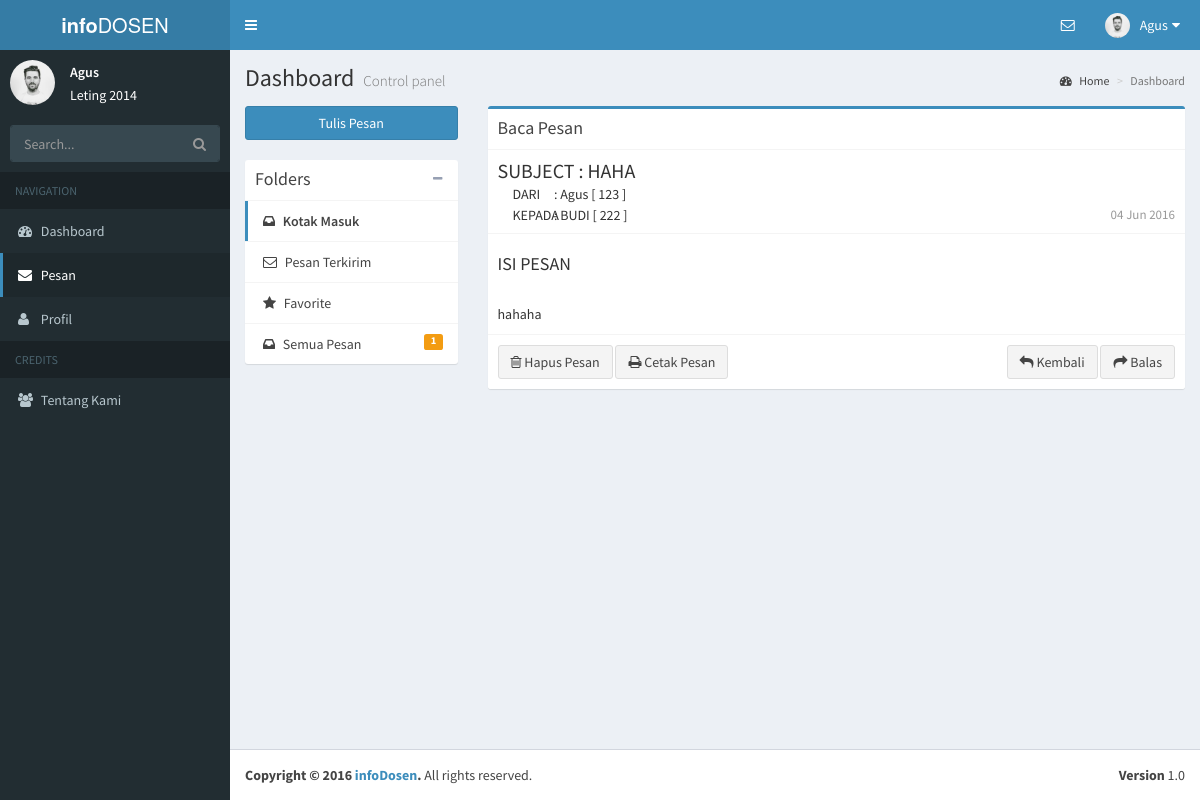
The app's page /mahasiswa/read.php?id=2 (signed in) with its own data.
### tables this page shows
CREATE TABLE `mahasiswa` (
  `nim` varchar(20) NOT NULL,
  `password` varchar(30) NOT NULL,
  `nama` varchar(50) NOT NULL,
  `nohp` varchar(255) NOT NULL,
  `jeniskelamin` varchar(255) NOT NULL,
  `jurusan` varchar(255) NOT NULL,
  `email` varchar(255) NOT NULL,
  `tanggallahir` date NOT NULL,
  `foto` varchar(255) NOT NULL,
  `deskripsi` text NOT NULL,
  `statusmhs` varchar(255) NOT NULL
);

CREATE TABLE `pesan` (
  `idpesan` int(11) NOT NULL,
  `pengirim` varchar(255) NOT NULL,
  `penerima` varchar(255) NOT NULL,
  `subject` varchar(255) NOT NULL,
  `isipesan` text NOT NULL,
  `tanggal` date NOT NULL,
  `status` varchar(255) NOT NULL,
  `favorit` varchar(255) NOT NULL
);

### session.php (called while the page is built, shortened)
<?php
if(!isset($_SESSION['user'])||!isset($_SESSION['level'])){
	header('Location: login.php');
}
else{
	$connection = mysql_connect("localhost", "root", "");
	$userCheck = $_SESSION['user'];
	if($_SESSION['level']=="mahasiswa"){
		$ses_sql=mysql_query("select * from mahasiswa where nim='$userCheck'", $connection);
	}
	else if ($_SESSION['level']=="dosen") {
		$ses_sql=mysql_query("select * from dosen where nip='$userCheck'", $connection);
	}
	$userOnSession = mysql_fetch_assoc($ses_sql);
}
?>

### mahasiswa/read.php (the view, shortened to what this page needs)
<?php
include "../session.php";
$user=$userOnSession;
$idpesan=$_GET['id'];
$pengirimpesan=array();
$penerimapesan=array();
$pesan=array();
$sqla=mysql_query("select * from pesan where idpesan=".$idpesan." AND penerima='".$user['nim']."'");
if(mysql_num_rows($sqla)>0){
  $pesan=mysql_fetch_assoc($sqla);
  $penerimapesan=$user;
  $sqlpengirim = mysql_query("select * from mahasiswa where nim='".$pesan['pengirim']."'");
  if(mysql_num_rows($sqlpengirim)<=0){
    $sqlpengirim = mysql_query("select * from dosen where nip='".$pesan['pengirim']."'");
  }
  $pengirimpesan = mysql_fetch_assoc($sqlpengirim);
}
else{
  $sqla=mysql_query("select * from pesan where idpesan=".$idpesan." AND pengirim='".$user['nim']."'");
  $pesan=mysql_fetch_assoc($sqla);
  $pengirimpesan=$user;
  $sqlpenerima = mysql_query("select * from mahasiswa where nim='".$pesan['penerima']."'");
  $penerimapesan = mysql_fetch_assoc($sqlpenerima);
}
$date = date_create($pesan['tanggal']);
$tanggalkirim= date_format($date,"d M Y");
?>
<!DOCTYPE html>
<html>
<head>
  <link rel="stylesheet" href="../bootstrap/css/bootstrap.min.css">
  <link rel="stylesheet" href="../dist/css/font-awesome.min.css">
  <link rel="stylesheet" href="https://cdnjs.cloudflare.com/ajax/libs/ionicons/2.0.1/css/ionicons.min.css">
  <link rel="stylesheet" href="../dist/css/style.css">
  <link rel="stylesheet" href="../dist/css/AdminLTE.min.css">
  <link rel="stylesheet" href="../dist/css/skins/_all-skins.min.css">
  <link rel="stylesheet" href="../plugins/iCheck/flat/blue.css">
  <link rel="stylesheet" href="../plugins/morris/morris.css">
  <link rel="stylesheet" href="../plugins/jvectormap/jquery-jvectormap-1.2.2.css">
  <link rel="stylesheet" href="../plugins/datepicker/datepicker3.css">
  <link rel="stylesheet" href="../plugins/daterangepicker/daterangepicker-bs3.css">
  <link rel="stylesheet" href="../plugins/bootstrap-wysihtml5/bootstrap3-wysihtml5.min.css">
  <link rel="stylesheet" href="../plugins/iCheck/flat/blue.css">
</head>
<body class="hold-transition skin-blue sidebar-mini">
<div class="wrapper">
  <header class="main-header">
    <a href="index.php" class="logo">
      <span class="logo-lg"><b>info</b>DOSEN</span>
    </a>
    <nav class="navbar navbar-static-top">
      <a href="#" class="sidebar-toggle" data-toggle="offcanvas" role="button">
      </a>
      <div class="navbar-custom-menu">
        <ul class="nav navbar-nav">
          <li class="dropdown messages-menu">
            <a href="#" class="dropdown-toggle" data-toggle="dropdown">
              <i class="fa fa-envelope-o"></i>
            </a>
                  <?php
                    $sql = "select * from pesan where penerima='".$user['nim']."' or pengirim='".$user['nim']."'";
                    $sqla=mysql_query($sql);
                    $jumlahPesan=mysql_num_rows($sqla);
                  ?>
          </li>
          <li class="dropdown user user-menu">
            <a href="#" class="dropdown-toggle" data-toggle="dropdown">
              <img src="../assets/images/<?php echo $user['foto'] ?>" class="user-image" alt="User Image">
              <span class="hidden-xs"><?php echo $user['nama'];?></span>
              <i class="fa fa-sort-down pull-right"></i>
            </a>
          </li>
        </ul>
      </div>
    </nav>
  </header>
  <aside class="main-sidebar">
    <section class="sidebar">
      <div class="user-panel">
        <div class="pull-left image">
          <img src="../assets/images/<?php echo $user['foto'] ?>" class="img-circle" alt="User Image">
        </div>
        <div class="pull-left info">
          <p><?php echo $user['nama'];?></p>
          <?php echo $user['deskripsi'];?>
        </div>
      </div>
      <form action="cari.php" method="get" class="sidebar-form">
        <div class="input-group">
          <input type="text" name="dosen" class="form-control" placeholder="Search...">
              <span class="input-group-btn">
                <button type="submit" id="search-btn" class="btn btn-flat"><i class="fa fa-search"></i>
                </button>
              </span>
        </div>
      </form>
      <ul class="sidebar-menu">
        <li class="header">NAVIGATION</li>
        <li class="treeview">
          <a href="index.php">
            <i class="fa fa-dashboard"></i>
            <span>Dashboard</span>
          </a>
        </li>
        <li class="active treeview">
          <a href="mailbox.php">
            <i class="fa fa-envelope"></i>
            <span>Pesan</span>
          </a>
        </li>
        <li class="treeview">
          <a href="profil.php">
            <i class="fa fa-user"></i>
            <span>Profil</span>
          </a>
        </li>
        <li class="header">CREDITS</li>
        <li><a href="aboutus.php"><i class="fa fa-users"></i> <span>Tentang Kami</span></a></li>
      </ul>
    </section>
  </aside>
  <div class="content-wrapper">
    <section class="content-header">
      <h1>
        Dashboard
        <small>Control panel</small>
      </h1>
      <ol class="breadcrumb">
        <li><a href="#"><i class="fa fa-dashboard"></i> Home</a></li>
        <li class="active">Dashboard</li>
      </ol>
    </section>
    <section class="content">
      <div class="row">
        <div class="col-md-3">
          <a href="pesanbaru.php" class="btn btn-primary btn-block margin-bottom">Tulis Pesan</a>
          <div class="box box-solid">
            <div class="box-header with-border">
              <h3 class="box-title">Folders</h3>
              <div class="box-tools">
                <button type="button" class="btn btn-box-tool" data-widget="collapse"><i class="fa fa-minus"></i>
                </button>
              </div>
            </div>
            <div class="box-body no-padding">
              <ul class="nav nav-pills nav-stacked">
                <li class="active"><a href="mailbox.php?view=INBOX"><i class="fa fa-inbox"></i> Kotak Masuk
                <li><a href="mailbox.php?view=OUTBOX"><i class="fa fa-envelope-o"></i> Pesan Terkirim</a></li>
                <li><a href="mailbox.php?view=FAVORITE"><i class="fa fa-star"></i> Favorite</a>
                <li><a href="mailbox.php?view=ALL"><i class="fa fa-inbox"></i> Semua Pesan
                  <span class="label label-warning pull-right"><?php echo $jumlahPesan ?></span></a>
                </li>
              </ul>
            </div>
          </div>
        </div>
        <div class="col-md-9">
          <div class="box box-primary">
            <div class="box-header with-border">
              <h3 class="box-title">Baca Pesan</h3>
            </div>
            <div class="box-body no-padding">
              <div class="mailbox-read-info">
                <h3>SUBJECT : <?php echo $pesan['subject']?></h3>
                <h5><div class="col-md-1">DARI</div>   : <?php echo $pengirimpesan['nama']?> [ <?php echo $pesan['pengirim']?> ]</h5>
                <h5><div class="col-md-1">KEPADA</div> : <?php echo $penerimapesan['nama']?> [ <?php echo $pesan['penerima']?> ]
                  <span class="mailbox-read-time pull-right"><?php echo $tanggalkirim?></span></h5>
              </div>
              <div class="mailbox-read-message">
                <h4>ISI PESAN</h4><br>
                <?php echo $pesan['isipesan']?>
              </div>
            </div>
            <div class="box-footer">
              <div class="pull-right">
                <a href="mailbox.php"><button type="button" class="btn btn-default"><i class="fa fa-reply"></i> Kembali</button></a>
                <?php
                  if($user['nim']==$pesan['pengirim']){
                    echo '<a href="pesanbaru.php?ke='.$pesan['penerima'].'"><button type="button" class="btn btn-default"><i class="fa fa-share"></i> Balas</button></a>';
                  }
                  else{
                    echo '<a href="pesanbaru.php?ke='.$pesan['pengirim'].'"><button type="button" class="btn btn-default"><i class="fa fa-share"></i> Balas</button></a>';
                  }
                ?>
              </div>
              <button onclick="hapuspesan(<?php echo $pesan['idpesan']?>)" type="button" class="btn btn-default"><i class="fa fa-trash-o"></i> Hapus Pesan</button>
              <a href="../buatpdf.php?id=<?php echo $pesan['idpesan']?>"><button type="button" class="btn btn-default"><i class="fa fa-print"></i> Cetak Pesan</button></a>
            </div>
          </div>
        </div>
      </div>
    </section>
  </div>
  <footer class="main-footer">
    <div class="pull-right hidden-xs">
      <b>Version</b> 1.0
    </div>
    <strong>Copyright &copy; 2016 <a href="#">infoDosen</a>.</strong> All rights reserved.
  </footer>
</div>
</body>
</html>

### records on screen
mahasiswa: foto (picture), nama "Agus", deskripsi "Leting 2014"
pesan: subject "HAHA", pengirim "123", penerima "222", tanggal "04 Jun 2016", isipesan "hahaha"
mahasiswa: nama "BUDI"

### other values on screen
$jumlahPesan "1"
